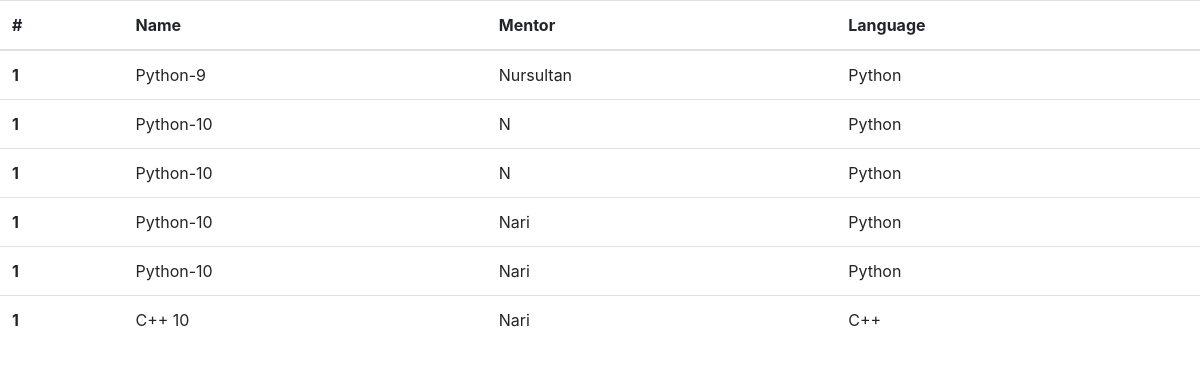
The page /course/list/ on the database its author committed.
### codify/models.py (models this page shows, shortened)
class Course(models.Model):
    name = models.CharField(max_length=128)
    mentor_name = models.CharField(max_length=128)
    language = models.CharField(max_length=64)

### codify/views.py (the view)
# urls.py: path('course/list/', views.course_list, name='course_list'),
def course_list(request):
    courses = Course.objects.all()
    return render(request, 'course_list.html', {'courses': courses})

### codify/templates/course_list.html
{% extends 'base.html' %}
{% block content %}
<table class="table">
  <thead>
    <tr>
      <th scope="col">#</th>
      <th scope="col">Name</th>
      <th scope="col">Mentor</th>
      <th scope="col">Language</th>
    </tr>
  </thead>
  <tbody>
    {% for course in courses %}
    <tr>
      <th scope="row">1</th>
      <td>{{ course.name }}</td>
      <td>{{ course.mentor_name }}</td>
      <td>{{ course.language }}</td>
    </tr>
    {% endfor %}
  </tbody>
</table>
{% endblock content %}

### codify/templates/base.html (shortened to what this page needs)
<!doctype html>
<html lang="en">
  <head>
    <link rel="stylesheet" href="https://cdn.jsdelivr.net/npm/bootstrap@4.6.2/dist/css/bootstrap.min.css">
  </head>
  <body>
    {% block content %}
    {% endblock content %}
  </body>
</html>

### rows shown on the page
Course: name "Python-9", mentor_name "Nursultan", language "Python"
Course: name "Python-10", mentor_name "N", language "Python"
Course: name "Python-10", mentor_name "N", language "Python"
Course: name "Python-10", mentor_name "Nari", language "Python"
Course: name "Python-10", mentor_name "Nari", language "Python"
Course: name "C++ 10", mentor_name "Nari", language "C++"
